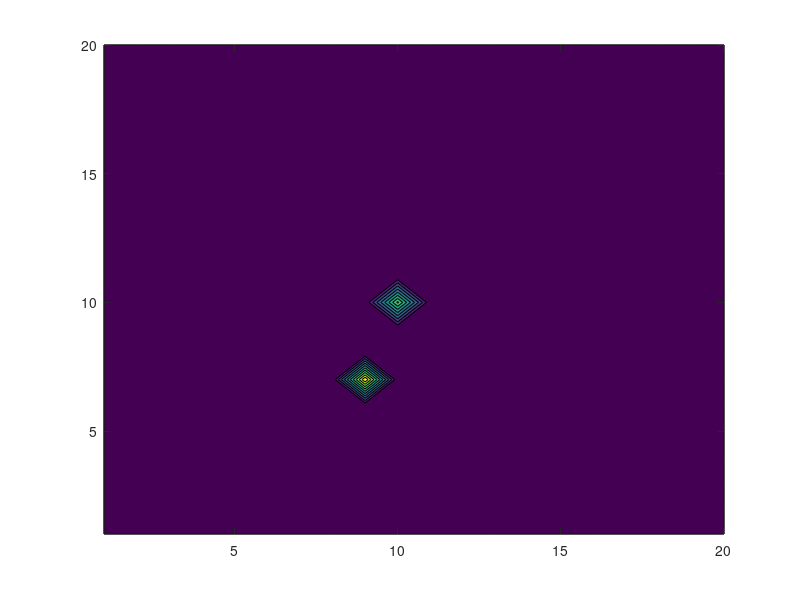

Recreate this plot in MATLAB. (Note: this script raises an error after producing the figure.)
% Kryzstof Kudlak
% ENGR 102-H07
% ICA 4/7/2020

clc; clear; close all;

% use global for global variables

%%

% Problem 1

A = zeros(20,20);
A(10,10) = 300;
A(7,9) = 400;
contourf(A);

%%

% Worksheet Problem 1

fprintf('The force is %.2f N\n', getForce(800, 5.98*10^24, 38000*10^3))

%%

% Worksheet Problem 2

fprintf('\nThe weight is %.4f lb\n', getWeight(0.696, 0.6, 0.092));

%%

% Functions 

function force = getForce(m1, m2, r)
    force = (6.672*(10^-11)*m1*m2)/(r^2);
end

function weight = getWeight(g, r, d)
    weight = g*(1/4)*(pi^2)*(2*r+d)*(d^2);
end




